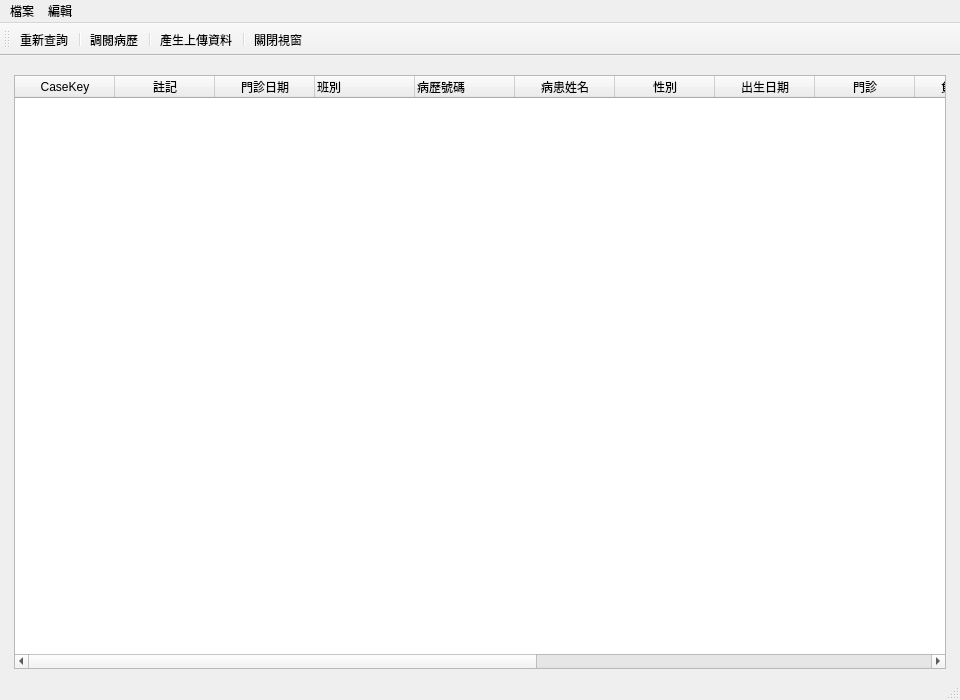
<?xml version="1.0" encoding="UTF-8"?>
<ui version="4.0">
 <class>StatisticsCorrectionReg</class>
 <widget class="QMainWindow" name="StatisticsCorrectionReg">
  <property name="geometry">
   <rect>
    <x>0</x>
    <y>0</y>
    <width>960</width>
    <height>700</height>
   </rect>
  </property>
  <property name="windowTitle">
   <string>矯正機關內門診報表</string>
  </property>
  <property name="toolButtonStyle">
   <enum>Qt::ToolButtonTextUnderIcon</enum>
  </property>
  <widget class="QWidget" name="centralwidget">
   <layout class="QVBoxLayout" name="verticalLayout_2">
    <item>
     <layout class="QVBoxLayout" name="verticalLayout" stretch="0">
      <property name="leftMargin">
       <number>5</number>
      </property>
      <property name="topMargin">
       <number>10</number>
      </property>
      <property name="rightMargin">
       <number>5</number>
      </property>
      <item>
       <widget class="QTableWidget" name="tableWidget_ic_record">
        <property name="editTriggers">
         <set>QAbstractItemView::NoEditTriggers</set>
        </property>
        <property name="selectionMode">
         <enum>QAbstractItemView::SingleSelection</enum>
        </property>
        <property name="selectionBehavior">
         <enum>QAbstractItemView::SelectRows</enum>
        </property>
        <column>
         <property name="text">
          <string>CaseKey</string>
         </property>
        </column>
        <column>
         <property name="text">
          <string>註記</string>
         </property>
        </column>
        <column>
         <property name="text">
          <string>門診日期</string>
         </property>
        </column>
        <column>
         <property name="text">
          <string>班別</string>
         </property>
         <property name="textAlignment">
          <set>AlignLeading|AlignVCenter</set>
         </property>
        </column>
        <column>
         <property name="text">
          <string>病歷號碼</string>
         </property>
         <property name="textAlignment">
          <set>AlignLeading|AlignVCenter</set>
         </property>
        </column>
        <column>
         <property name="text">
          <string>病患姓名</string>
         </property>
        </column>
        <column>
         <property name="text">
          <string>性別</string>
         </property>
        </column>
        <column>
         <property name="text">
          <string>出生日期</string>
         </property>
        </column>
        <column>
         <property name="text">
          <string>門診</string>
         </property>
        </column>
        <column>
         <property name="text">
          <string>負擔類別</string>
         </property>
        </column>
        <column>
         <property name="text">
          <string>就醫類別</string>
         </property>
        </column>
        <column>
         <property name="text">
          <string>卡序</string>
         </property>
        </column>
        <column>
         <property name="text">
          <string>療程</string>
         </property>
        </column>
        <column>
         <property name="text">
          <string>給藥</string>
         </property>
        </column>
        <column>
         <property name="text">
          <string>主治醫師</string>
         </property>
        </column>
        <column>
         <property name="text">
          <string>錯誤訊息</string>
         </property>
        </column>
       </widget>
      </item>
     </layout>
    </item>
   </layout>
  </widget>
  <widget class="QMenuBar" name="menubar">
   <property name="geometry">
    <rect>
     <x>0</x>
     <y>0</y>
     <width>960</width>
     <height>32</height>
    </rect>
   </property>
   <widget class="QMenu" name="menu">
    <property name="title">
     <string>檔案</string>
    </property>
   </widget>
   <widget class="QMenu" name="menu_2">
    <property name="title">
     <string>編輯</string>
    </property>
   </widget>
   <addaction name="menu"/>
   <addaction name="menu_2"/>
  </widget>
  <widget class="QStatusBar" name="statusbar"/>
  <widget class="QToolBar" name="toolBar">
   <property name="palette">
    <palette>
     <active/>
     <inactive/>
     <disabled/>
    </palette>
   </property>
   <property name="windowTitle">
    <string>toolBar</string>
   </property>
   <property name="toolButtonStyle">
    <enum>Qt::ToolButtonTextUnderIcon</enum>
   </property>
   <attribute name="toolBarArea">
    <enum>TopToolBarArea</enum>
   </attribute>
   <attribute name="toolBarBreak">
    <bool>false</bool>
   </attribute>
   <addaction name="action_requery"/>
   <addaction name="separator"/>
   <addaction name="action_open_record"/>
   <addaction name="separator"/>
   <addaction name="action_generate_upload_file"/>
   <addaction name="separator"/>
   <addaction name="action_close"/>
  </widget>
  <action name="action_open_record">
   <property name="icon">
    <iconset>
     <normaloff>../icons/document-open.svg</normaloff>../icons/document-open.svg</iconset>
   </property>
   <property name="text">
    <string>調閱病歷</string>
   </property>
   <property name="toolTip">
    <string>調閱病歷</string>
   </property>
  </action>
  <action name="action_requery">
   <property name="icon">
    <iconset>
     <normaloff>../icons/reload.svg</normaloff>../icons/reload.svg</iconset>
   </property>
   <property name="text">
    <string>重新查詢</string>
   </property>
   <property name="toolTip">
    <string>重新查詢病歷</string>
   </property>
  </action>
  <action name="action_close">
   <property name="icon">
    <iconset>
     <normaloff>../icons/application-exit.svg</normaloff>../icons/application-exit.svg</iconset>
   </property>
   <property name="text">
    <string>關閉視窗</string>
   </property>
  </action>
  <action name="action_generate_upload_file">
   <property name="icon">
    <iconset>
     <normaloff>../icons/filesave.svg</normaloff>../icons/filesave.svg</iconset>
   </property>
   <property name="text">
    <string>產生上傳資料</string>
   </property>
   <property name="toolTip">
    <string>產生上傳資料</string>
   </property>
  </action>
 </widget>
 <resources/>
 <connections/>
 <slots>
  <slot>pushButtonQueryClicked()</slot>
  <slot>pushButtonRequeryClicked()</slot>
  <slot>tableWidgetCellDoubleClicked()</slot>
  <slot>actionOpenCaseTriggered()</slot>
  <slot>actionDeleteCaseTriggered()</slot>
  <slot>actionPrintPresTriggered()</slot>
 </slots>
</ui>
